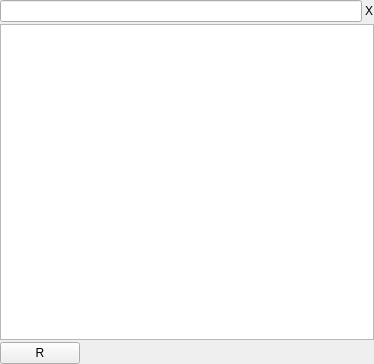
<?xml version="1.0" encoding="UTF-8"?>
<ui version="4.0">
 <class>SymbolList</class>
 <widget class="QWidget" name="SymbolList">
  <property name="geometry">
   <rect>
    <x>0</x>
    <y>0</y>
    <width>374</width>
    <height>364</height>
   </rect>
  </property>
  <property name="windowTitle">
   <string>Symbols</string>
  </property>
  <layout class="QVBoxLayout" name="verticalLayout">
   <property name="spacing">
    <number>2</number>
   </property>
   <property name="margin">
    <number>0</number>
   </property>
   <item>
    <layout class="QHBoxLayout" name="horizontalLayout">
     <item>
      <widget class="QLineEdit" name="lineEdit"/>
     </item>
     <item>
      <widget class="QPushButton" name="pushButton">
       <property name="styleSheet">
        <string notr="true">QPushButton {
padding: 0px;
margin: 0px;
}</string>
       </property>
       <property name="text">
        <string>X</string>
       </property>
       <property name="flat">
        <bool>true</bool>
       </property>
      </widget>
     </item>
    </layout>
   </item>
   <item>
    <widget class="QTreeView" name="treeView"/>
   </item>
   <item>
    <layout class="QHBoxLayout" name="horizontalLayout_2">
     <item>
      <widget class="QPushButton" name="pushButton_2">
       <property name="text">
        <string>R</string>
       </property>
      </widget>
     </item>
     <item>
      <spacer name="horizontalSpacer">
       <property name="orientation">
        <enum>Qt::Horizontal</enum>
       </property>
       <property name="sizeHint" stdset="0">
        <size>
         <width>40</width>
         <height>20</height>
        </size>
       </property>
      </spacer>
     </item>
    </layout>
   </item>
  </layout>
 </widget>
 <resources/>
 <connections>
  <connection>
   <sender>pushButton</sender>
   <signal>pressed()</signal>
   <receiver>lineEdit</receiver>
   <slot>clear()</slot>
   <hints>
    <hint type="sourcelabel">
     <x>277</x>
     <y>10</y>
    </hint>
    <hint type="destinationlabel">
     <x>192</x>
     <y>10</y>
    </hint>
   </hints>
  </connection>
 </connections>
</ui>
